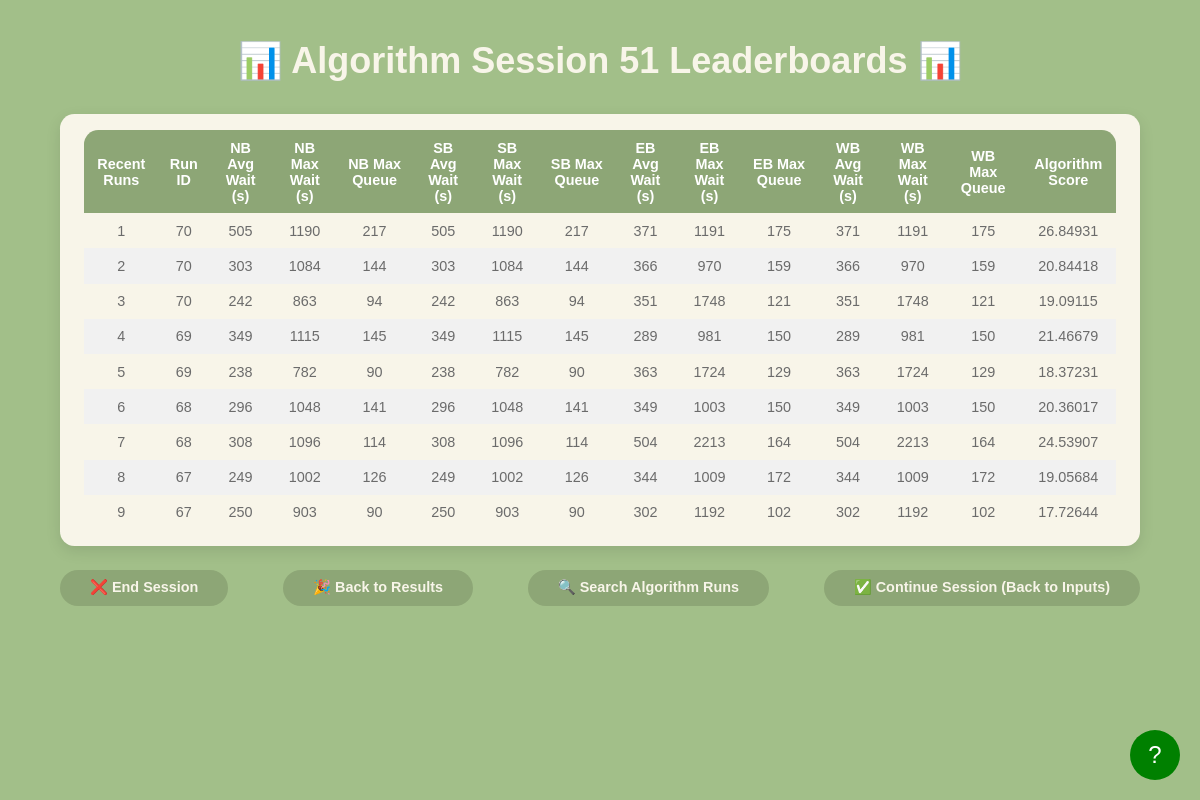
The app's page /algorithm_session_leaderboard?session_id=51 with its own data.
### models.py (models this page shows, shortened)
class AlgorithmLeaderboardResult(db.Model):
    __tablename__ = 'algorithm_leaderboard_results'
    id = db.Column(db.Integer, primary_key=True, autoincrement=True)
    run_id = db.Column(db.Integer, db.ForeignKey('configurations.run_id'), nullable=False)
    session_id = db.Column(db.Integer, db.ForeignKey('sessions.id'), nullable=False)
    avg_wait_time_north = db.Column(db.Float, nullable=False)
    max_wait_time_north = db.Column(db.Float, nullable=False)
    max_queue_length_north = db.Column(db.Integer, nullable=False)
    avg_wait_time_south = db.Column(db.Float, nullable=False)
    max_wait_time_south = db.Column(db.Float, nullable=False)
    max_queue_length_south = db.Column(db.Integer, nullable=False)
    avg_wait_time_east = db.Column(db.Float, nullable=False)
    max_wait_time_east = db.Column(db.Float, nullable=False)
    max_queue_length_east = db.Column(db.Integer, nullable=False)
    avg_wait_time_west = db.Column(db.Float, nullable=False)
    max_wait_time_west = db.Column(db.Float, nullable=False)
    max_queue_length_west = db.Column(db.Integer, nullable=False)

### app.py (the view)
@app.route('/algorithm_session_leaderboard')
def algorithm_session_leaderboard_page():
    session_id = request.args.get('session_id', type=int)
    if not session_id:
        active_session = Session.query.filter_by(active=True).order_by(Session.id.desc()).first()
        session_id = active_session.id if active_session else None
    print(session_id)
    raw_runs = get_recent_algorithm_runs(session_id) if session_id else []
    processed_runs = []
    for run in raw_runs:
        score = compute_score_4directions(
            run.run_id,
            run.session_id,
            run.avg_wait_time_north, run.max_wait_time_north, run.max_queue_length_north,
            run.avg_wait_time_south, run.max_wait_time_south, run.max_queue_length_south,
            run.avg_wait_time_east, run.max_wait_time_east, run.max_queue_length_east,
            run.avg_wait_time_west, run.max_wait_time_west, run.max_queue_length_west
        )
        processed_runs.append({
            "run_id": run.run_id,
            "nb_avg_wait": run.avg_wait_time_north,
            "nb_max_wait": run.max_wait_time_north,
            "nb_max_queue": run.max_queue_length_north,
            "sb_avg_wait": run.avg_wait_time_south,
            "sb_max_wait": run.max_wait_time_south,
            "sb_max_queue": run.max_queue_length_south,
            "eb_avg_wait": run.avg_wait_time_east,
            "eb_max_wait": run.max_wait_time_east,
            "eb_max_queue": run.max_queue_length_east,
            "wb_avg_wait": run.avg_wait_time_west,
            "wb_max_wait": run.max_wait_time_west,
            "wb_max_queue": run.max_queue_length_west,
            "score": score
        })
    return render_template('algorithm_session_leaderboard.html', runs=processed_runs, session_id=session_id)

### app.py (called while the page is built)
def get_recent_algorithm_runs(session_id):
    return AlgorithmLeaderboardResult.query \
        .filter_by(session_id=session_id) \
        .order_by(AlgorithmLeaderboardResult.id.desc()) \
        .limit(10) \
        .all()

### templates/algorithm_session_leaderboard.html (shortened to what this page needs)
<!DOCTYPE html>
<html lang="en">
<head>
    <link rel="stylesheet" href="{{ url_for('static', filename='css/algorithm_session_leaderboard.css') }}">
</head>
<body>
    <div class="header">
        <h1>📊 Algorithm Session {{ session_id }} Leaderboards 📊</h1>
    </div>
    <div class="leaderboard-container">
        <table>
            <thead>
                <tr>
                    <th>Recent Runs</th>
                    <th>Run ID</th>
                    <th>NB Avg Wait (s)</th>
                    <th>NB Max Wait (s)</th>
                    <th>NB Max Queue</th>
                    <th>SB Avg Wait (s)</th>
                    <th>SB Max Wait (s)</th>
                    <th>SB Max Queue</th>
                    <th>EB Avg Wait (s)</th>
                    <th>EB Max Wait (s)</th>
                    <th>EB Max Queue</th>
                    <th>WB Avg Wait (s)</th>
                    <th>WB Max Wait (s)</th>
                    <th>WB Max Queue</th>
                    <th>Algorithm Score</th>
                </tr>
            </thead>
            <tbody>
                {% if runs and runs|length > 0 %}
                    {% for run in runs %}
                    <tr onclick="handleRowClick(this)">
                        <td>{{ loop.index }}</td>
                        <td>{{ run.run_id }}</td>
                        <td>{{ run.nb_avg_wait|round|int }}</td>
                        <td>{{ run.nb_max_wait|round|int }}</td>
                        <td>{{ run.nb_max_queue|round|int }}</td>
                        <td>{{ run.sb_avg_wait|round|int }}</td>
                        <td>{{ run.sb_max_wait|round|int }}</td>
                        <td>{{ run.sb_max_queue|round|int }}</td>
                        <td>{{ run.eb_avg_wait|round|int }}</td>
                        <td>{{ run.eb_max_wait|round|int }}</td>
                        <td>{{ run.eb_max_queue|round|int }}</td>
                        <td>{{ run.wb_avg_wait|round|int }}</td>
                        <td>{{ run.wb_max_wait|round|int }}</td>
                        <td>{{ run.wb_max_queue|round|int }}</td>
                        <td>{{ run.score|round(5) }}</td>
                    </tr>
                    {% endfor %}
                {% else %}
                    <tr>
                        <td colspan="15">No session runs found.</td>
                    </tr>
                {% endif %}
            </tbody>
        </table>
    </div>
    <div class="nav-container">
        <a class="nav-button" id="endBtn" href="/index">❌ End Session</a>
        <a class="res-button" id="results" href="/back_to_results">🎉 Back to Results</a>
        <a class="res-button" id="searchRunsBtn" href="/search_Algorithm_Runs">🔍 Search Algorithm Runs</a>
        <a class="nav-button" id="backBtn" href="/parameters">✅ Continue Session (Back to Inputs)</a>
    </div>
    <div id="tutorial-button">?</div>
</body>
</html>

### static/css/algorithm_session_leaderboard.css (style rules this page uses)
* { margin: 0; padding: 0; box-sizing: border-box; }
html, body { width: 100%; height: 100%; overflow: hidden; }
body { background-color: #a2bf89; font-family: 'SF Pro', sans-serif; color: #6b6b6b; display: flex; flex-direction: column; align-items: center; padding: 5vh 0; }
.header { width: 90%; text-align: center; margin-bottom: 4vh; }
.header h1 { font-size: 3vw; color: #f8f5e9; font-weight: 600; }
.leaderboard-container { background-color: #f8f5e9; border-radius: 1.2vw; padding: 2vh 3vh; width: 90%; max-width: 1400px; text-align: center; box-shadow: 0px 5px 15px rgba(0, 0, 0, 0.1); }
table { width: 100%; border-collapse: collapse; border-radius: 1.2vw; overflow: hidden; }
th, td { padding: 1.2vh; text-align: center; font-size: 1.2vw; }
th { background-color: #8da676; color: white; font-weight: bold; }
tr:nth-child(even) { background-color: #f1f1f1; }
tbody tr { cursor: pointer; }
.nav-container { width: 90%; max-width: 1400px; margin-top: 3vh; display: flex; justify-content: space-between; }
.nav-container a { text-decoration: none; color: #f8f5e9; background-color: #8da676; padding: 1.2vh 2.5vw; border-radius: 2vw; font-size: 1.2vw; font-weight: 600; transition: background-color 0.3s; }
#tutorial-button { position: fixed; bottom: 20px; right: 20px; width: 50px; height: 50px; border-radius: 50%; background-color: green; color: white; text-align: center; line-height: 50px; font-size: 24px; cursor: pointer; z-index: 1000; }

### records on screen
AlgorithmLeaderboardResult: run_id "70", nb_avg_wait "505", nb_max_wait "1190", nb_max_queue "217", sb_avg_wait "505", sb_max_wait "1190", sb_max_queue "217", eb_avg_wait "371", eb_max_wait "1191", eb_max_queue "175", wb_avg_wait "371", wb_max_wait "1191", wb_max_queue "175", score "26.84931"
AlgorithmLeaderboardResult: run_id "70", nb_avg_wait "303", nb_max_wait "1084", nb_max_queue "144", sb_avg_wait "303", sb_max_wait "1084", sb_max_queue "144", eb_avg_wait "366", eb_max_wait "970", eb_max_queue "159", wb_avg_wait "366", wb_max_wait "970", wb_max_queue "159", score "20.84418"
AlgorithmLeaderboardResult: run_id "70", nb_avg_wait "242", nb_max_wait "863", nb_max_queue "94", sb_avg_wait "242", sb_max_wait "863", sb_max_queue "94", eb_avg_wait "351", eb_max_wait "1748", eb_max_queue "121", wb_avg_wait "351", wb_max_wait "1748", wb_max_queue "121", score "19.09115"
AlgorithmLeaderboardResult: run_id "69", nb_avg_wait "349", nb_max_wait "1115", nb_max_queue "145", sb_avg_wait "349", sb_max_wait "1115", sb_max_queue "145", eb_avg_wait "289", eb_max_wait "981", eb_max_queue "150", wb_avg_wait "289", wb_max_wait "981", wb_max_queue "150", score "21.46679"
AlgorithmLeaderboardResult: run_id "69", nb_avg_wait "238", nb_max_wait "782", nb_max_queue "90", sb_avg_wait "238", sb_max_wait "782", sb_max_queue "90", eb_avg_wait "363", eb_max_wait "1724", eb_max_queue "129", wb_avg_wait "363", wb_max_wait "1724", wb_max_queue "129", score "18.37231"
AlgorithmLeaderboardResult: run_id "68", nb_avg_wait "296", nb_max_wait "1048", nb_max_queue "141", sb_avg_wait "296", sb_max_wait "1048", sb_max_queue "141", eb_avg_wait "349", eb_max_wait "1003", eb_max_queue "150", wb_avg_wait "349", wb_max_wait "1003", wb_max_queue "150", score "20.36017"
AlgorithmLeaderboardResult: run_id "68", nb_avg_wait "308", nb_max_wait "1096", nb_max_queue "114", sb_avg_wait "308", sb_max_wait "1096", sb_max_queue "114", eb_avg_wait "504", eb_max_wait "2213", eb_max_queue "164", wb_avg_wait "504", wb_max_wait "2213", wb_max_queue "164", score "24.53907"
AlgorithmLeaderboardResult: run_id "67", nb_avg_wait "249", nb_max_wait "1002", nb_max_queue "126", sb_avg_wait "249", sb_max_wait "1002", sb_max_queue "126", eb_avg_wait "344", eb_max_wait "1009", eb_max_queue "172", wb_avg_wait "344", wb_max_wait "1009", wb_max_queue "172", score "19.05684"
AlgorithmLeaderboardResult: run_id "67", nb_avg_wait "250", nb_max_wait "903", nb_max_queue "90", sb_avg_wait "250", sb_max_wait "903", sb_max_queue "90", eb_avg_wait "302", eb_max_wait "1192", eb_max_queue "102", wb_avg_wait "302", wb_max_wait "1192", wb_max_queue "102", score "17.72644"

### other values on screen
{{ session_id }} "51"
